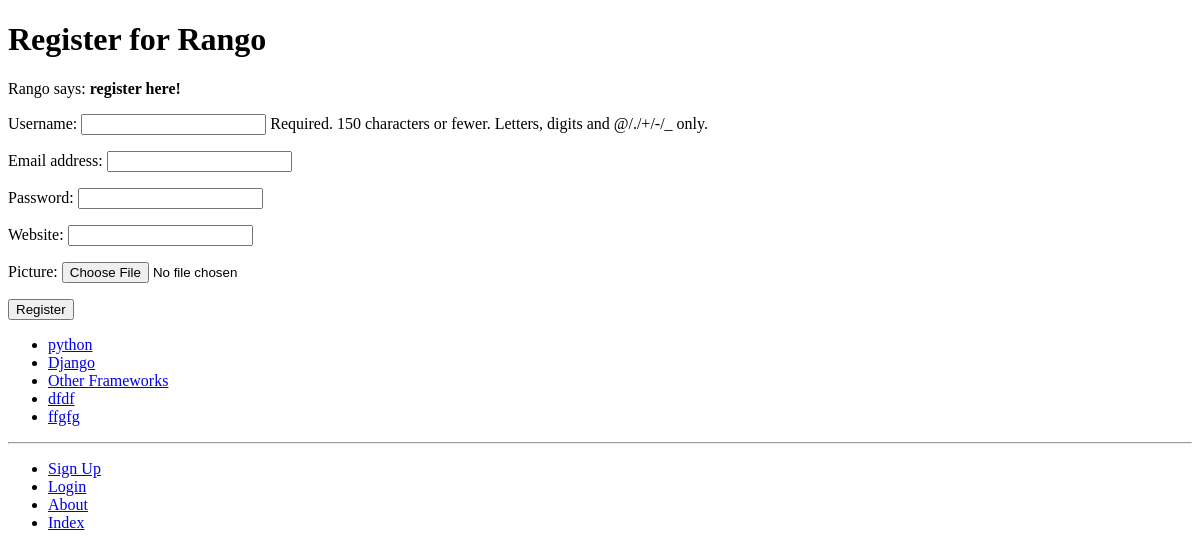
The app's page /rango/register/, older data.
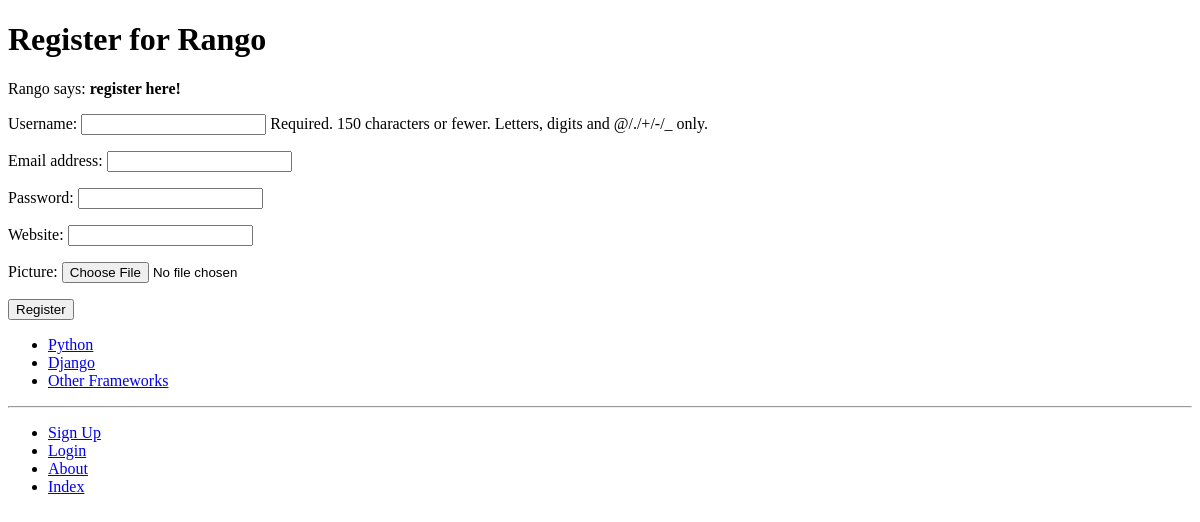
The same page, newer data.
### rango/models.py (models this page shows, shortened)
class Category(models.Model):
    name = models.CharField(max_length=128, unique=True)
    views = models.IntegerField(default=0)
    likes = models.IntegerField(default=0)
    slug = models.SlugField(unique=True)
    class Meta:
        verbose_name_plural = "Categories"

### rango/views.py (the view)
# urls.py: path("register/", views.register, name="register"),
def register(request):
    registered = False
    if request.method == "POST":
        user_form = UserForm(request.POST)
        profile_form = UserProfileForm(request.POST)
        if user_form.is_valid() and profile_form.is_valid():
            user = user_form.save()
            user.set_password(user.password)
            user.save()
            profile = profile_form.save(commit=False)
            profile.user = user
            if "picture" in request.FILES:
                profile.picture = request.FILES["picture"]
            profile.save()
            registered = True
        else:
            print(user_form.errors, profile_form.errors)
    else:
        user_form = UserForm()
        profile_form = UserProfileForm()
    return render(request, "rango/register.html", context={"user_form": user_form, "profile_form": profile_form,
                                                           "registered": registered})

### rango/forms.py
class UserForm(forms.ModelForm):
    password = forms.CharField(widget=forms.PasswordInput())
    class Meta:
        model = User
        fields = ("username", "email", "password")

class UserProfileForm(forms.ModelForm):
    class Meta:
        model = UserProfile
        fields = ("website", "picture")

### rango/templatetags/rango_template_tags.py (called while the page is built)
@register.inclusion_tag("rango/categories.html")
def get_category_list(current_category=None):
    return {"categories": Category.objects.all(), "current_category": current_category}

### templates/rango/register.html (shortened to what this page needs)
{% extends "rango/base.html" %}
{% load staticfiles %}
{% block body_block %}
<h1>Register for Rango</h1>
{% if registered %}
    Rango says: <strong>thank you for registering!</strong>
    <a href="{% url "rango:index" %}">Return to the homepage.</a><br />
{% else %}
    Rango says: <strong>register here!</strong><br />
    <form id="user_form" method="post" action="{% url "rango:register" %}" enctype="multipart/form-data">
    {{ user_form.as_p }}
    {{ profile_form.as_p }}
    <input type="submit" name="submit" value="Register" />
    </form>
{% endif %}
{% endblock %}

### templates/rango/categories.html
<ul>
{% if categories %}
    {% for c in categories %}
        {% if c == current_category %}
        <li>
        <strong>
            <a href="{% url "rango:show_category" c.slug %}">{{ c.name }}</a>
        </strong>
        </li>
        {% else %}
        <li>
            <a href="{% url "rango:show_category" c.slug %}">{{ c.name }}</a>
        </li>
        {% endif %}
    {% endfor %}
{% else %}
    <li><strong>There are no categories present.</strong></li>
{% endif %}
</ul>

Row changes from the older to the newer data that the page shows:
removed Category: name "dfdf"
removed Category: name "ffgfg"
changed Category: name "python" → "Python"
